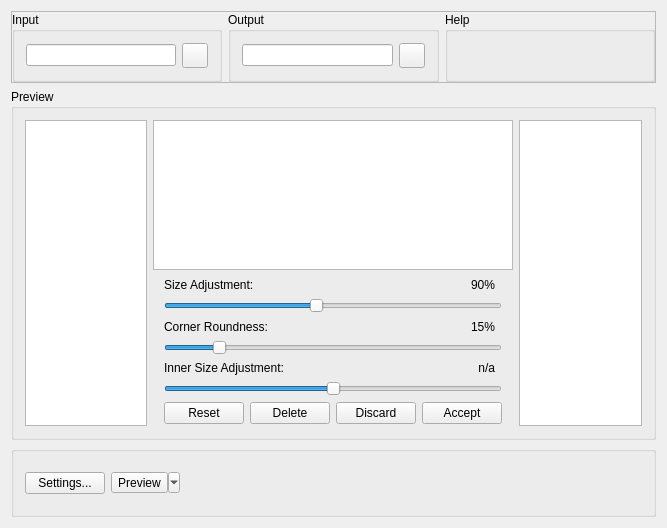
<?xml version="1.0" encoding="UTF-8"?>
<ui version="4.0">
 <class>GerberStencilGenerator</class>
 <widget class="QWidget" name="GerberStencilGenerator">
  <property name="geometry">
   <rect>
    <x>0</x>
    <y>0</y>
    <width>667</width>
    <height>528</height>
   </rect>
  </property>
  <property name="windowTitle">
   <string>GerberStencilGenerator</string>
  </property>
  <layout class="QVBoxLayout" name="verticalLayout_2">
   <item>
    <widget class="QFrame" name="frame">
     <property name="minimumSize">
      <size>
       <width>0</width>
       <height>72</height>
      </size>
     </property>
     <property name="maximumSize">
      <size>
       <width>16777215</width>
       <height>72</height>
      </size>
     </property>
     <property name="frameShape">
      <enum>QFrame::StyledPanel</enum>
     </property>
     <property name="frameShadow">
      <enum>QFrame::Raised</enum>
     </property>
     <layout class="QHBoxLayout" name="horizontalLayout">
      <property name="leftMargin">
       <number>0</number>
      </property>
      <property name="topMargin">
       <number>0</number>
      </property>
      <property name="rightMargin">
       <number>0</number>
      </property>
      <property name="bottomMargin">
       <number>0</number>
      </property>
      <item>
       <widget class="QGroupBox" name="groupBox">
        <property name="sizePolicy">
         <sizepolicy hsizetype="Expanding" vsizetype="Expanding">
          <horstretch>0</horstretch>
          <verstretch>0</verstretch>
         </sizepolicy>
        </property>
        <property name="title">
         <string>Input</string>
        </property>
        <layout class="QHBoxLayout" name="horizontalLayout_4">
         <item>
          <widget class="QLineEdit" name="inputFileLineEdit"/>
         </item>
         <item>
          <widget class="QToolButton" name="inputFileBrowseButton">
           <property name="text">
            <string/>
           </property>
           <property name="icon">
            <iconset resource="resources.qrc">
             <normaloff>:/res/open</normaloff>:/res/open</iconset>
           </property>
           <property name="iconSize">
            <size>
             <width>18</width>
             <height>18</height>
            </size>
           </property>
          </widget>
         </item>
        </layout>
       </widget>
      </item>
      <item>
       <widget class="QGroupBox" name="groupBox_3">
        <property name="sizePolicy">
         <sizepolicy hsizetype="Expanding" vsizetype="MinimumExpanding">
          <horstretch>0</horstretch>
          <verstretch>0</verstretch>
         </sizepolicy>
        </property>
        <property name="title">
         <string>Output</string>
        </property>
        <layout class="QHBoxLayout" name="horizontalLayout_7">
         <item>
          <widget class="QLineEdit" name="outputFileLineEdit"/>
         </item>
         <item>
          <widget class="QToolButton" name="outputFileBrowseButton">
           <property name="text">
            <string/>
           </property>
           <property name="icon">
            <iconset resource="resources.qrc">
             <normaloff>:/res/save</normaloff>:/res/save</iconset>
           </property>
           <property name="iconSize">
            <size>
             <width>18</width>
             <height>18</height>
            </size>
           </property>
          </widget>
         </item>
        </layout>
       </widget>
      </item>
      <item>
       <widget class="QGroupBox" name="groupBox_4">
        <property name="sizePolicy">
         <sizepolicy hsizetype="Expanding" vsizetype="Expanding">
          <horstretch>0</horstretch>
          <verstretch>0</verstretch>
         </sizepolicy>
        </property>
        <property name="title">
         <string>Help</string>
        </property>
       </widget>
      </item>
     </layout>
    </widget>
   </item>
   <item>
    <widget class="QGroupBox" name="groupBox_2">
     <property name="title">
      <string>Preview</string>
     </property>
     <layout class="QHBoxLayout" name="horizontalLayout_2">
      <item>
       <widget class="apertureListWidget" name="apertureList"/>
      </item>
      <item>
       <layout class="QVBoxLayout" name="verticalLayout_3">
        <item>
         <widget class="apertureEditView" name="apertureGraphicsView">
          <property name="verticalScrollBarPolicy">
           <enum>Qt::ScrollBarAlwaysOff</enum>
          </property>
          <property name="horizontalScrollBarPolicy">
           <enum>Qt::ScrollBarAlwaysOff</enum>
          </property>
          <property name="sizeAdjustPolicy">
           <enum>QAbstractScrollArea::AdjustToContents</enum>
          </property>
          <property name="resizeAnchor">
           <enum>QGraphicsView::AnchorViewCenter</enum>
          </property>
         </widget>
        </item>
        <item>
         <widget class="QFrame" name="itemSettingsFrame">
          <property name="sizePolicy">
           <sizepolicy hsizetype="Expanding" vsizetype="Expanding">
            <horstretch>0</horstretch>
            <verstretch>0</verstretch>
           </sizepolicy>
          </property>
          <layout class="QVBoxLayout" name="verticalLayout_4">
           <property name="topMargin">
            <number>2</number>
           </property>
           <property name="bottomMargin">
            <number>2</number>
           </property>
           <item>
            <layout class="QHBoxLayout" name="horizontalLayout_5">
             <item>
              <widget class="QLabel" name="sizeAdjustCaption">
               <property name="sizePolicy">
                <sizepolicy hsizetype="Expanding" vsizetype="Preferred">
                 <horstretch>0</horstretch>
                 <verstretch>0</verstretch>
                </sizepolicy>
               </property>
               <property name="text">
                <string>&lt;html&gt;&lt;head/&gt;&lt;body&gt;&lt;p&gt;Size Adjustment:&lt;/p&gt;&lt;/body&gt;&lt;/html&gt;</string>
               </property>
              </widget>
             </item>
             <item>
              <widget class="sliderSizeLabel" name="sizeAdjustLabel">
               <property name="sizePolicy">
                <sizepolicy hsizetype="Minimum" vsizetype="Preferred">
                 <horstretch>0</horstretch>
                 <verstretch>0</verstretch>
                </sizepolicy>
               </property>
               <property name="minimumSize">
                <size>
                 <width>40</width>
                 <height>0</height>
                </size>
               </property>
               <property name="styleSheet">
                <string notr="true">* {
	padding-right: 4px;
	padding-left: 4px;
}
:hover {
	background-color: #ddd;
}</string>
               </property>
               <property name="text">
                <string>90%</string>
               </property>
               <property name="alignment">
                <set>Qt::AlignRight|Qt::AlignTrailing|Qt::AlignVCenter</set>
               </property>
              </widget>
             </item>
            </layout>
           </item>
           <item>
            <widget class="snapSlider" name="sizeAdjustSlider">
             <property name="minimum">
              <number>1</number>
             </property>
             <property name="maximum">
              <number>199</number>
             </property>
             <property name="value">
              <number>90</number>
             </property>
             <property name="orientation">
              <enum>Qt::Horizontal</enum>
             </property>
            </widget>
           </item>
           <item>
            <layout class="QHBoxLayout" name="horizontalLayout_6">
             <item>
              <widget class="QLabel" name="cornerRadiusAdjustCaption">
               <property name="sizePolicy">
                <sizepolicy hsizetype="Expanding" vsizetype="Preferred">
                 <horstretch>0</horstretch>
                 <verstretch>0</verstretch>
                </sizepolicy>
               </property>
               <property name="text">
                <string>Corner Roundness:</string>
               </property>
              </widget>
             </item>
             <item>
              <widget class="sliderSizeLabel" name="cornerRadiusAdjustLabel">
               <property name="sizePolicy">
                <sizepolicy hsizetype="Minimum" vsizetype="Preferred">
                 <horstretch>0</horstretch>
                 <verstretch>0</verstretch>
                </sizepolicy>
               </property>
               <property name="minimumSize">
                <size>
                 <width>40</width>
                 <height>0</height>
                </size>
               </property>
               <property name="styleSheet">
                <string notr="true">* {
	padding-right: 4px;
	padding-left: 4px;
}
:hover {
	background-color: #ddd;
}</string>
               </property>
               <property name="text">
                <string>15%</string>
               </property>
               <property name="alignment">
                <set>Qt::AlignRight|Qt::AlignTrailing|Qt::AlignVCenter</set>
               </property>
              </widget>
             </item>
            </layout>
           </item>
           <item>
            <widget class="snapSlider" name="cornerRadiusAdjustSlider">
             <property name="maximum">
              <number>100</number>
             </property>
             <property name="pageStep">
              <number>5</number>
             </property>
             <property name="value">
              <number>15</number>
             </property>
             <property name="orientation">
              <enum>Qt::Horizontal</enum>
             </property>
            </widget>
           </item>
           <item>
            <layout class="QHBoxLayout" name="horizontalLayout_9">
             <item>
              <widget class="QLabel" name="innerSizeAdjustCaption">
               <property name="sizePolicy">
                <sizepolicy hsizetype="Expanding" vsizetype="Preferred">
                 <horstretch>0</horstretch>
                 <verstretch>0</verstretch>
                </sizepolicy>
               </property>
               <property name="text">
                <string>Inner Size Adjustment:</string>
               </property>
              </widget>
             </item>
             <item>
              <widget class="sliderSizeLabel" name="innerSizeAdjustLabel">
               <property name="sizePolicy">
                <sizepolicy hsizetype="Minimum" vsizetype="Preferred">
                 <horstretch>0</horstretch>
                 <verstretch>0</verstretch>
                </sizepolicy>
               </property>
               <property name="minimumSize">
                <size>
                 <width>40</width>
                 <height>0</height>
                </size>
               </property>
               <property name="styleSheet">
                <string notr="true">* {
	padding-right: 4px;
	padding-left: 4px;
}
:hover {
	background-color: #ddd;
}</string>
               </property>
               <property name="text">
                <string>n/a</string>
               </property>
               <property name="alignment">
                <set>Qt::AlignRight|Qt::AlignTrailing|Qt::AlignVCenter</set>
               </property>
              </widget>
             </item>
            </layout>
           </item>
           <item>
            <widget class="snapSlider" name="innerSizeAdjustSlider">
             <property name="minimum">
              <number>-100</number>
             </property>
             <property name="maximum">
              <number>100</number>
             </property>
             <property name="orientation">
              <enum>Qt::Horizontal</enum>
             </property>
             <property name="invertedAppearance">
              <bool>false</bool>
             </property>
             <property name="invertedControls">
              <bool>false</bool>
             </property>
            </widget>
           </item>
           <item>
            <layout class="QHBoxLayout" name="horizontalLayout_3">
             <item>
              <widget class="QPushButton" name="resetChangesButton">
               <property name="text">
                <string>Reset</string>
               </property>
               <property name="icon">
                <iconset resource="resources.qrc">
                 <normaloff>:/res/refresh</normaloff>:/res/refresh</iconset>
               </property>
              </widget>
             </item>
             <item>
              <widget class="QPushButton" name="clearApertureButton">
               <property name="text">
                <string>Delete</string>
               </property>
               <property name="icon">
                <iconset resource="resources.qrc">
                 <normaloff>:/res/trash</normaloff>:/res/trash</iconset>
               </property>
              </widget>
             </item>
             <item>
              <widget class="QPushButton" name="discardChangesButton">
               <property name="text">
                <string>Discard</string>
               </property>
               <property name="icon">
                <iconset resource="resources.qrc">
                 <normaloff>:/res/deny</normaloff>:/res/deny</iconset>
               </property>
              </widget>
             </item>
             <item>
              <widget class="QPushButton" name="acceptChangesButton">
               <property name="text">
                <string>Accept</string>
               </property>
               <property name="icon">
                <iconset resource="resources.qrc">
                 <normaloff>:/res/accept</normaloff>:/res/accept</iconset>
               </property>
              </widget>
             </item>
            </layout>
           </item>
          </layout>
         </widget>
        </item>
       </layout>
      </item>
      <item>
       <widget class="QGraphicsView" name="gerberPreviewGView"/>
      </item>
     </layout>
    </widget>
   </item>
   <item>
    <widget class="QGroupBox" name="actionsGroupBox">
     <property name="sizePolicy">
      <sizepolicy hsizetype="Expanding" vsizetype="Fixed">
       <horstretch>0</horstretch>
       <verstretch>0</verstretch>
      </sizepolicy>
     </property>
     <property name="minimumSize">
      <size>
       <width>0</width>
       <height>71</height>
      </size>
     </property>
     <property name="title">
      <string/>
     </property>
     <layout class="QHBoxLayout" name="horizontalLayout_8">
      <item>
       <widget class="QPushButton" name="settingsButton">
        <property name="text">
         <string>Settings...</string>
        </property>
        <property name="icon">
         <iconset resource="resources.qrc">
          <normaloff>:/res/settings</normaloff>:/res/settings</iconset>
        </property>
       </widget>
      </item>
      <item>
       <widget class="QToolButton" name="previewButton">
        <property name="text">
         <string>Preview</string>
        </property>
        <property name="icon">
         <iconset resource="resources.qrc">
          <normaloff>:/res/search</normaloff>:/res/search</iconset>
        </property>
        <property name="checkable">
         <bool>false</bool>
        </property>
        <property name="popupMode">
         <enum>QToolButton::MenuButtonPopup</enum>
        </property>
        <property name="toolButtonStyle">
         <enum>Qt::ToolButtonTextBesideIcon</enum>
        </property>
       </widget>
      </item>
      <item>
       <spacer name="horizontalSpacer">
        <property name="orientation">
         <enum>Qt::Horizontal</enum>
        </property>
        <property name="sizeHint" stdset="0">
         <size>
          <width>40</width>
          <height>20</height>
         </size>
        </property>
       </spacer>
      </item>
     </layout>
    </widget>
   </item>
  </layout>
 </widget>
 <layoutdefault spacing="6" margin="11"/>
 <customwidgets>
  <customwidget>
   <class>sliderSizeLabel</class>
   <extends>QLabel</extends>
   <header location="global">slidersizelabel.h</header>
  </customwidget>
  <customwidget>
   <class>apertureEditView</class>
   <extends>QGraphicsView</extends>
   <header location="global">apertureeditview.h</header>
  </customwidget>
  <customwidget>
   <class>apertureListWidget</class>
   <extends>QListWidget</extends>
   <header location="global">aperturelistwidget.h</header>
  </customwidget>
  <customwidget>
   <class>snapSlider</class>
   <extends>QSlider</extends>
   <header location="global">snapslider.h</header>
  </customwidget>
 </customwidgets>
 <resources>
  <include location="resources.qrc"/>
 </resources>
 <connections/>
</ui>
